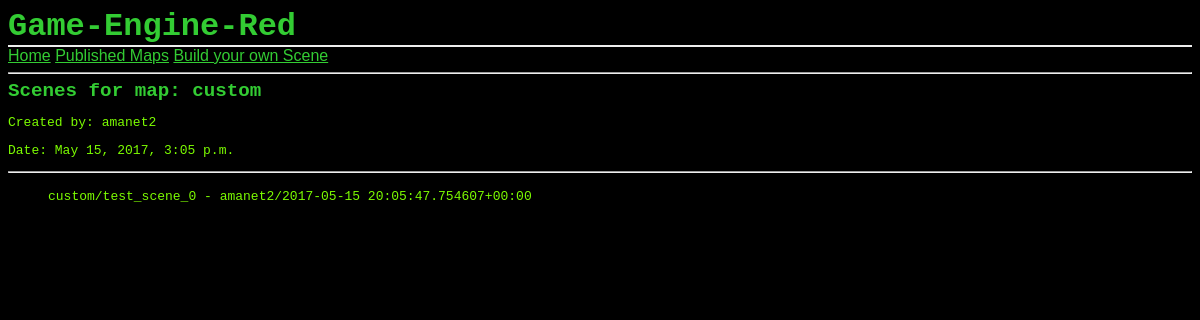
Page /scenebuilder/1/scenes/ on the committed database.
### scenebuilder/models.py (models this page shows, shortened)
class Map(models.Model):
    map_name = models.CharField(max_length=32)
    map_date = models.DateTimeField('published on')
    map_author = models.CharField(max_length=32)
    map_path = models.CharField(max_length=32)

class Scene(models.Model):
    parent_map = models.ForeignKey(Map, on_delete=models.CASCADE)
    scene_name = models.CharField(max_length=32)
    scene_background = models.CharField(max_length=32)
    def __str__(self):
        return f'{self.parent_map.map_name}/{self.scene_name} - {self.parent_map.map_author}/{self.parent_map.map_date}'

### scenebuilder/views.py (the view)
# urls.py: url(r'^(?P<pk>[0-9]+)/scenes/$', views.TemplateView.as_view(), name='templates'),
class TemplateView(generic.DetailView):
    model = Map
    template_name = 'scenebuilder/templates.html'
    def get_queryset(self):
        return Map.objects.filter(map_date__lte=timezone.now())

### scenebuilder/templates/scenebuilder/templates.html (shortened to what this page needs)
{% extends "scenebuilder/base.html" %}
{% block content %}
<h2>Scenes for map: {{ map.map_name }}</h2>
<p>Created by: {{ map.map_author }}</p>
<p>Date: {{ map.map_date }}</p>
<hr>
<ul>
    {% for scene in map.scene_set.all %}
    <p>{{ scene }}</p>
    {% endfor %}
</ul>
{% endblock %}

### scenebuilder/static/style.css (style rules this page uses)
a, h1, h2, h3 { color: #33cc33; }
h1, h2, h3 { font-family: monospace, serif; margin: 0; }
h2 { font-size: 1.2em; }
p, hr, q { font-family: monospace; color:#7cfc00; }

### rows in the picture
Map: map_name "custom", map_author "amanet2", map_date "May 15, 2017, 3:05 p.m."
Scene: parent_map+scene_name "custom/test_scene_0 - amanet2/2017-05-15 20:05:47.754607+00:00"
